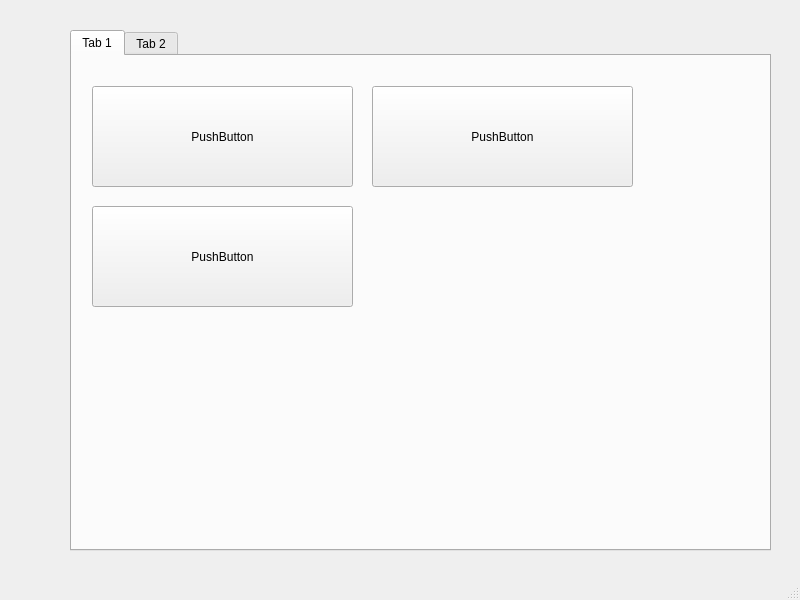
<?xml version="1.0" encoding="UTF-8"?>
<ui version="4.0">
 <class>MainWindow</class>
 <widget class="QMainWindow" name="MainWindow">
  <property name="geometry">
   <rect>
    <x>0</x>
    <y>0</y>
    <width>800</width>
    <height>600</height>
   </rect>
  </property>
  <property name="windowTitle">
   <string>MainWindow</string>
  </property>
  <widget class="QWidget" name="centralwidget">
   <widget class="UTabWidget" name="tabWidget">
    <property name="geometry">
     <rect>
      <x>70</x>
      <y>30</y>
      <width>701</width>
      <height>521</height>
     </rect>
    </property>
    <property name="currentIndex">
     <number>0</number>
    </property>
    <property name="elideMode">
     <enum>Qt::ElideLeft</enum>
    </property>
    <widget class="QWidget" name="tab">
     <attribute name="title">
      <string>Tab 1</string>
     </attribute>
     <widget class="UTouchButton" name="pushButton">
      <property name="geometry">
       <rect>
        <x>20</x>
        <y>30</y>
        <width>261</width>
        <height>101</height>
       </rect>
      </property>
      <property name="text">
       <string>PushButton</string>
      </property>
     </widget>
     <widget class="UTouchButton" name="pushButton_2">
      <property name="geometry">
       <rect>
        <x>20</x>
        <y>150</y>
        <width>261</width>
        <height>101</height>
       </rect>
      </property>
      <property name="text">
       <string>PushButton</string>
      </property>
     </widget>
     <widget class="UTouchButton" name="pushButton_3">
      <property name="geometry">
       <rect>
        <x>300</x>
        <y>30</y>
        <width>261</width>
        <height>101</height>
       </rect>
      </property>
      <property name="text">
       <string>PushButton</string>
      </property>
     </widget>
     <widget class="UIndicatorButton" name="widget" native="true">
      <property name="geometry">
       <rect>
        <x>300</x>
        <y>150</y>
        <width>261</width>
        <height>101</height>
       </rect>
      </property>
     </widget>
     <widget class="UIndicatorButton" name="widget_2" native="true">
      <property name="geometry">
       <rect>
        <x>300</x>
        <y>270</y>
        <width>261</width>
        <height>101</height>
       </rect>
      </property>
     </widget>
     <widget class="UIndicatorButton" name="widget_3" native="true">
      <property name="geometry">
       <rect>
        <x>20</x>
        <y>270</y>
        <width>261</width>
        <height>101</height>
       </rect>
      </property>
     </widget>
    </widget>
    <widget class="QWidget" name="tab_2">
     <attribute name="title">
      <string>Tab 2</string>
     </attribute>
     <widget class="UTouchButton" name="pushButton_4">
      <property name="geometry">
       <rect>
        <x>40</x>
        <y>30</y>
        <width>261</width>
        <height>101</height>
       </rect>
      </property>
      <property name="text">
       <string>PushButton</string>
      </property>
     </widget>
     <widget class="UTouchButton" name="pushButton_7">
      <property name="geometry">
       <rect>
        <x>330</x>
        <y>170</y>
        <width>261</width>
        <height>101</height>
       </rect>
      </property>
      <property name="text">
       <string>PushButton</string>
      </property>
     </widget>
     <widget class="UTouchButton" name="pushButton_8">
      <property name="geometry">
       <rect>
        <x>330</x>
        <y>30</y>
        <width>261</width>
        <height>101</height>
       </rect>
      </property>
      <property name="text">
       <string>PushButton</string>
      </property>
     </widget>
     <widget class="UTouchButton" name="pushButton_9">
      <property name="geometry">
       <rect>
        <x>40</x>
        <y>170</y>
        <width>261</width>
        <height>101</height>
       </rect>
      </property>
      <property name="text">
       <string>PushButton</string>
      </property>
     </widget>
     <widget class="UTouchButton" name="pushButton_10">
      <property name="geometry">
       <rect>
        <x>40</x>
        <y>310</y>
        <width>261</width>
        <height>101</height>
       </rect>
      </property>
      <property name="text">
       <string>PushButton</string>
      </property>
     </widget>
     <widget class="UTouchButton" name="pushButton_11">
      <property name="geometry">
       <rect>
        <x>330</x>
        <y>310</y>
        <width>261</width>
        <height>101</height>
       </rect>
      </property>
      <property name="text">
       <string>PushButton</string>
      </property>
     </widget>
    </widget>
   </widget>
  </widget>
  <widget class="QMenuBar" name="menubar">
   <property name="geometry">
    <rect>
     <x>0</x>
     <y>0</y>
     <width>800</width>
     <height>26</height>
    </rect>
   </property>
  </widget>
  <widget class="QStatusBar" name="statusbar"/>
 </widget>
 <customwidgets>
  <customwidget>
   <class>UTouchButton</class>
   <extends>QPushButton</extends>
   <header>utouchbutton.h</header>
  </customwidget>
  <customwidget>
   <class>UTabWidget</class>
   <extends>QTabWidget</extends>
   <header>utabwidget.h</header>
   <container>1</container>
  </customwidget>
  <customwidget>
   <class>UIndicatorButton</class>
   <extends>QWidget</extends>
   <header>uindicatorbutton.h</header>
   <container>1</container>
  </customwidget>
 </customwidgets>
 <resources/>
 <connections/>
</ui>
